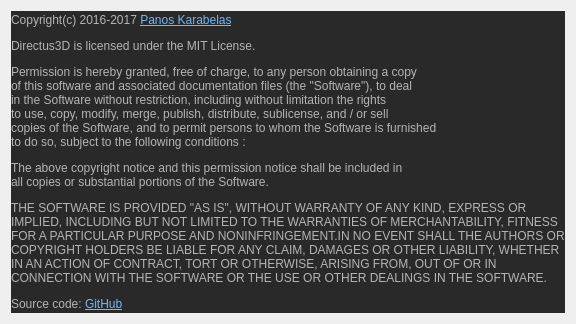
<?xml version="1.0" encoding="UTF-8"?>
<ui version="4.0">
 <class>AboutDialog</class>
 <widget class="QDialog" name="AboutDialog">
  <property name="geometry">
   <rect>
    <x>0</x>
    <y>0</y>
    <width>550</width>
    <height>324</height>
   </rect>
  </property>
  <property name="maximumSize">
   <size>
    <width>900</width>
    <height>900</height>
   </size>
  </property>
  <property name="contextMenuPolicy">
   <enum>Qt::DefaultContextMenu</enum>
  </property>
  <property name="windowTitle">
   <string>About Directus3D</string>
  </property>
  <property name="locale">
   <locale language="English" country="UnitedStates"/>
  </property>
  <layout class="QVBoxLayout" name="verticalLayout">
   <item>
    <widget class="QLabel" name="label">
     <property name="sizePolicy">
      <sizepolicy hsizetype="Expanding" vsizetype="Expanding">
       <horstretch>0</horstretch>
       <verstretch>0</verstretch>
      </sizepolicy>
     </property>
     <property name="contextMenuPolicy">
      <enum>Qt::NoContextMenu</enum>
     </property>
     <property name="styleSheet">
      <string notr="true">background-color: #292929;</string>
     </property>
     <property name="text">
      <string>&lt;html&gt;
&lt;head/&gt;
&lt;body&gt;

&lt;img src=&quot;:/Images/icon.png&quot; align=&quot;left&quot; width=&quot;100&quot; height=&quot;100&quot;&gt;

&lt;p&gt;&lt;span style=&quot; color:#b4b4b4;&quot;&gt;Copyright(c) 2016-2017 &lt;/span&gt;&lt;a href=&quot;https://panoskarabelas.com/&quot;&gt;&lt;span style=&quot; text-decoration: underline; color:#6DB8FF;&quot;&gt;Panos Karabelas&lt;/span&gt;&lt;/a&gt;&lt;span style=&quot; color:#b4b4b4;&quot;/&gt;&lt;/p&gt;

&lt;p&gt;&lt;span style=&quot; color:#b4b4b4;&quot;&gt;Directus3D is licensed under the MIT License.&lt;/span&gt;&lt;/p&gt;

&lt;p&gt;&lt;span style=&quot; color:#b4b4b4;&quot;&gt;Permission is hereby granted, free of charge, to any person obtaining a copy&lt;br/&gt;of this software and associated documentation files (the &amp;quot;Software&amp;quot;), to deal&lt;br/&gt;in the Software without restriction, including without limitation the rights&lt;br/&gt;to use, copy, modify, merge, publish, distribute, sublicense, and / or sell&lt;br/&gt;copies of the Software, and to permit persons to whom the Software is furnished&lt;br/&gt;to do so, subject to the following conditions :&lt;/span&gt;&lt;/p&gt;

&lt;p&gt;&lt;span style=&quot; color:#b4b4b4;&quot;&gt;The above copyright notice and this permission notice shall be included in&lt;br/&gt;all copies or substantial portions of the Software. &lt;/span&gt;&lt;/p&gt;

&lt;p&gt;&lt;span style=&quot; color:#b4b4b4;&quot;&gt;THE SOFTWARE IS PROVIDED &amp;quot;AS IS&amp;quot;, WITHOUT WARRANTY OF ANY KIND, EXPRESS OR&lt;br/&gt;IMPLIED, INCLUDING BUT NOT LIMITED TO THE WARRANTIES OF MERCHANTABILITY, FITNESS&lt;br/&gt;FOR A PARTICULAR PURPOSE AND NONINFRINGEMENT.IN NO EVENT SHALL THE AUTHORS OR&lt;br/&gt;COPYRIGHT HOLDERS BE LIABLE FOR ANY CLAIM, DAMAGES OR OTHER LIABILITY, WHETHER&lt;br/&gt;IN AN ACTION OF CONTRACT, TORT OR OTHERWISE, ARISING FROM, OUT OF OR IN&lt;br/&gt;CONNECTION WITH THE SOFTWARE OR THE USE OR OTHER DEALINGS IN THE SOFTWARE. &lt;/span&gt;&lt;/p&gt;

&lt;p&gt;&lt;span style=&quot; color:#b4b4b4;&quot;&gt;Source code: &lt;/span&gt;&lt;a href=&quot;https://github.com/PanosK92/Directus3D&quot;&gt;&lt;span style=&quot; text-decoration: underline; color:#6DB8FF;&quot;&gt;GitHub&lt;/span&gt;&lt;/a&gt;&lt;span style=&quot; color:#b4b4b4;&quot;/&gt;&lt;/p&gt;

&lt;/body&gt;
&lt;/html&gt;</string>
     </property>
     <property name="scaledContents">
      <bool>false</bool>
     </property>
     <property name="openExternalLinks">
      <bool>true</bool>
     </property>
    </widget>
   </item>
  </layout>
 </widget>
 <resources/>
 <connections/>
</ui>
